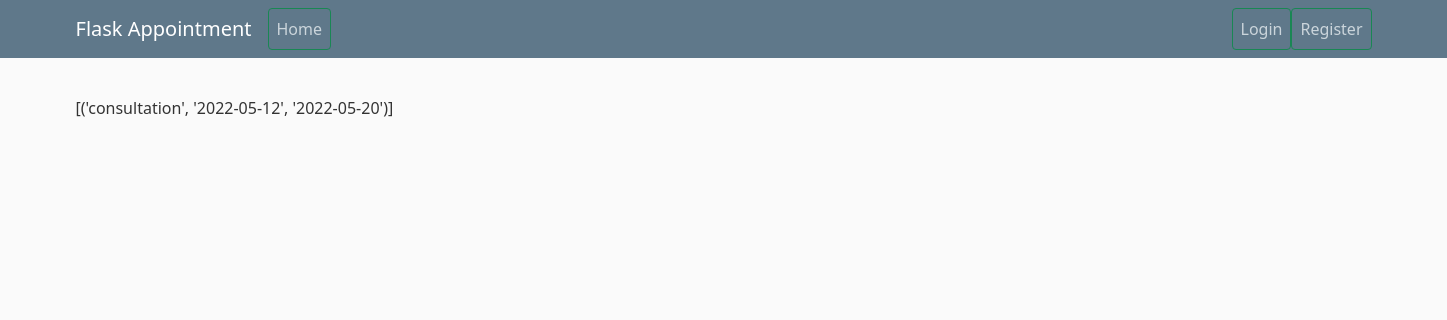
The page /doctor/schedule/1 on the database as committed earlier.
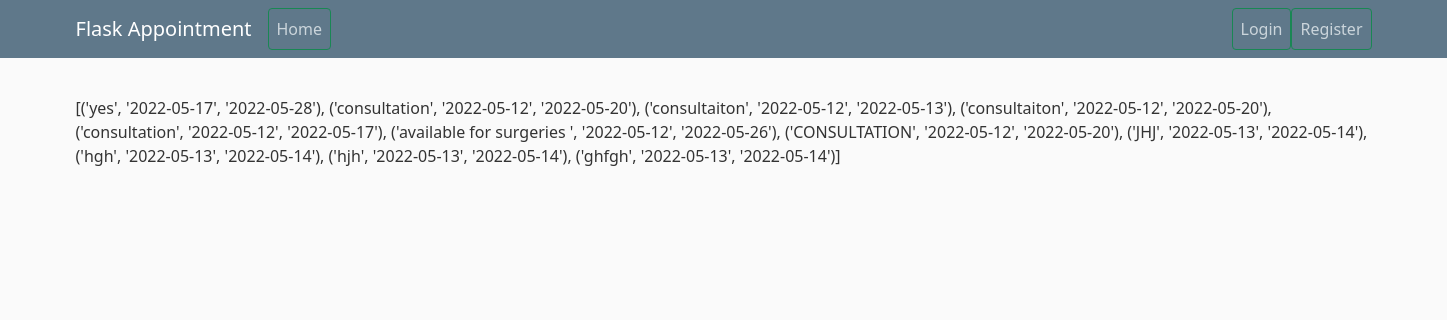
The same page on the database as committed later.
### appointment_system/models.py (models this page shows)
class Schedule(db.Model):
    id = db.Column(db.Integer, primary_key=True)
    doctor_id = db.Column(db.Integer, db.ForeignKey('doctor.id'))
    title = db.Column(db.String(20), nullable=False)
    start_date = db.Column(db.Date(), default = datetime.now().date())
    end_date = db.Column(db.Date(), default = datetime.now().date())
    appointment = db.relationship('Appointment', backref='Schedule', lazy=True)
    def __repr__(self):
        return f"('{self.title}', '{self.start_date}', '{self.end_date}')"

### appointment_system/routes.py (the view)
@app.route("/doctor/schedule/<int:id>")
def doctor_schedule(id):
    doctor = Doctor.query.filter_by(id=id).first()
    return render_template('doctor_schedule.html', schedules=doctor.schedule)

### appointment_system/templates/doctor_schedule.html
{% extends "layout.html" %}
{% block content %}
    {{ schedules }}
{% endblock %}

Rows that differ between the two databases and show on the page:
changed Schedule: title+start_date+end_date "[('consultation', '2022-05-12', '2022-05-20')]" → "[('yes', '2022-05-17', '2022-05-28'), ('consultation', '2022-05-12', '2022-05-20'), ('consultaiton', '2022-05-12', '2022-05-13'), ('consultaiton', '2022-05-12', '2022-05-20'), ('consultation', '2022-05-12', '2022-05-17'), ('available for surgeries ', '2022-05-12', '2022-05-26'), ('CONSULTATION', '2022-05-12', '2022-05-20'), ('JHJ', '2022-05-13', '2022-05-14'), ('hgh', '2022-05-13', '2022-05-14'), ('hjh', '2022-05-13', '2022-05-14'), ('ghfgh', '2022-05-13', '2022-05-14')]"
